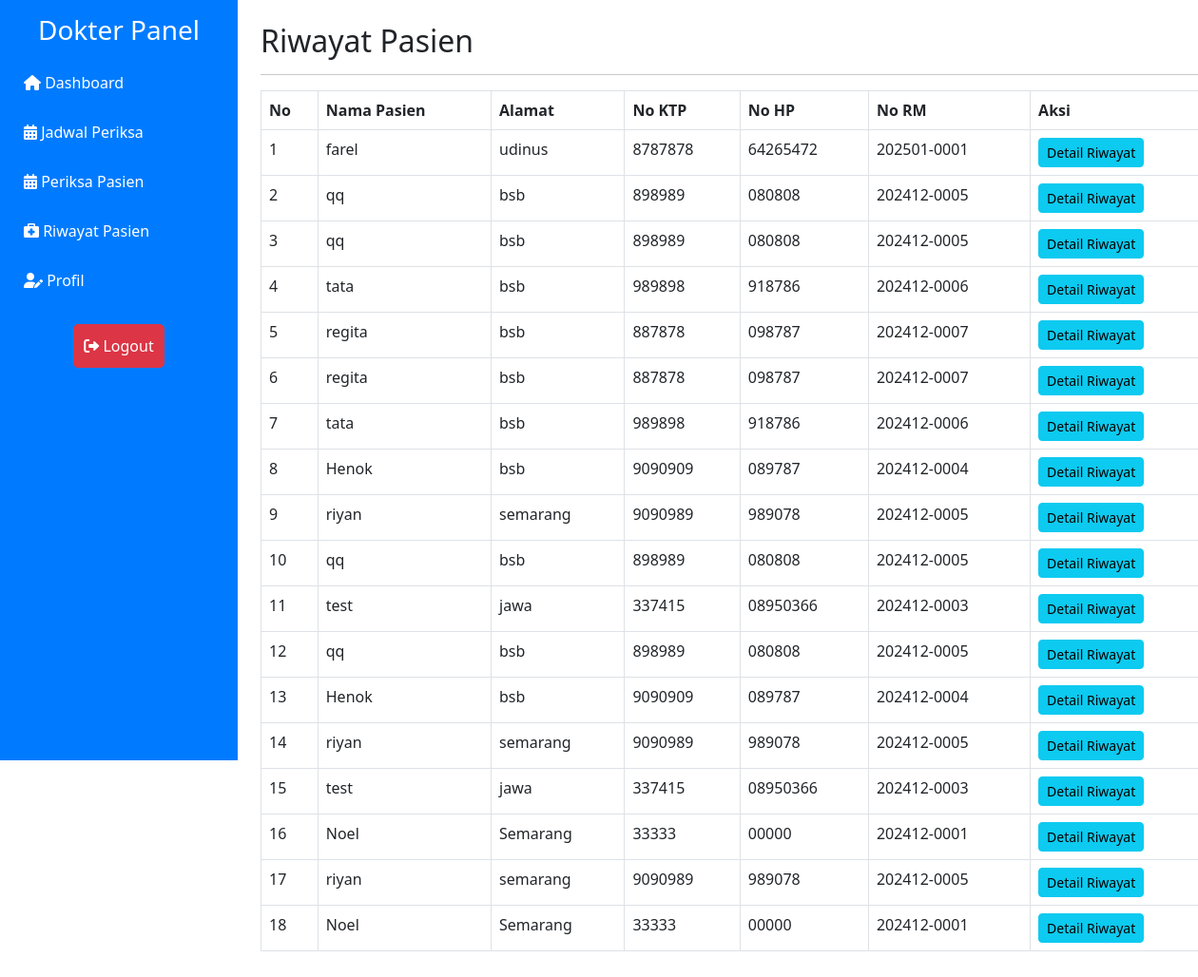
Page /dokter/riwayat-pasien.php (signed in) on the committed database.
### tables this page shows
CREATE TABLE `daftar_poli` (
  `id_daftar` int NOT NULL,
  `id_pasien` int DEFAULT NULL,
  `id_jadwal` int DEFAULT NULL,
  `keluhan` text NOT NULL,
  `no_antrian` int NOT NULL,
  `status` enum('belum','selesai') DEFAULT 'belum'
);

CREATE TABLE `pasien` (
  `id_pasien` int NOT NULL,
  `nama_pasien` varchar(255) NOT NULL,
  `alamat` text,
  `no_ktp` varchar(16) NOT NULL,
  `no_hp` varchar(15) NOT NULL,
  `no_rm` char(12) DEFAULT NULL
);

### dokter/riwayat-pasien.php (the view, shortened to what this page needs)
<?php
include('../includes/db.php');
$query = "
    SELECT p.id_pasien, p.nama_pasien, p.alamat, p.no_ktp, p.no_hp, p.no_rm, dp.id_daftar
    FROM Daftar_Poli dp
    JOIN Pasien p ON dp.id_pasien = p.id_pasien
    ORDER BY dp.id_daftar DESC
";
$result = mysqli_query($conn, $query);
?>
<!DOCTYPE html>
<html lang="en">
<head>
    <link href="https://cdn.jsdelivr.net/npm/bootstrap@5.3.0-alpha3/dist/css/bootstrap.min.css" rel="stylesheet">
    <link rel="stylesheet" href="https://cdnjs.cloudflare.com/ajax/libs/font-awesome/6.0.0-beta3/css/all.min.css">
    <link href="../assets/style.css" rel="stylesheet">
</head>
<body>
    <div class="container-fluid">
        <div class="row">
            <div class="sidebar d-md-block" id="sidebar">
                <h3 class="text-center mb-3">Dokter Panel</h3>
                <a href="dokterdas.php" class="text-white mb-2"><i class="fas fa-home"></i> Dashboard</a>
                <a href="jadwal-periksa.php" class="text-white mb-2"><i class="fas fa-calendar-alt"></i> Jadwal Periksa</a>
                <a href="memeriksa.php" class="text-white mb-2"><i class="fas fa-calendar-alt"></i> Periksa Pasien</a>
                <a href="riwayat-pasien.php" class="text-white mb-2"><i class="fa-solid fa-briefcase-medical" style="color: #ffffff;"></i></i> Riwayat Pasien</a>
                <a href="editdok.php" class="text-white mb-2"><i class="fas fa-user-edit"></i> Profil</a>
                <div class="logout mt-auto">
                    <a href="../logout.php" class="text-white btn btn-danger mt-3 text-center"><i class="fas fa-sign-out-alt"></i> Logout</a>
                </div>
            </div>
            <div class="col-md-9 col-lg-10 content p-4" id="content">
                <h2>Riwayat Pasien</h2>
                <hr>
                <?php if (mysqli_num_rows($result) > 0) { ?>
                    <table class="table table-bordered">
                        <thead>
                            <tr>
                                <th>No</th>
                                <th>Nama Pasien</th>
                                <th>Alamat</th>
                                <th>No KTP</th>
                                <th>No HP</th>
                                <th>No RM</th>
                                <th>Aksi</th>
                            </tr>
                        </thead>
                        <tbody>
                            <?php
                            $no = 1;
                            while ($row = mysqli_fetch_assoc($result)) { ?>
                                <tr>
                                    <td><?= $no++ ?></td>
                                    <td><?= $row['nama_pasien'] ?></td>
                                    <td><?= $row['alamat'] ?></td>
                                    <td><?= $row['no_ktp'] ?></td>
                                    <td><?= $row['no_hp'] ?></td>
                                    <td><?= $row['no_rm'] ?></td>
                                    <td>
                                         <button class="btn btn-info btn-sm" data-bs-toggle="modal" data-bs-target="#detailModal<?= $row['id_daftar'] ?>">Detail Riwayat</button>
                                    </td>
                                </tr>
                            <?php } ?>
                        </tbody>
                    </table>
                <?php } else { ?>
                    <div class="alert alert-info">Belum ada pasien yang mendaftar poli.</div>
                <?php } ?>
            </div>
        </div>
    </div>
</body>
</html>

### assets/style.css (style rules this page uses)
.sidebar { height: 100vh; background-color: #007bff; color: white; padding: 15px; position: fixed; top: 0; left: 0; width: 250px; z-index: 1000; display: flex; flex-direction: column; }
.sidebar a { color: white; text-decoration: none; margin-bottom: 10px; display: block; padding: 10px; border-radius: 5px; }
.logout { margin-top: auto; text-align: center; }
.logout a { color: white; padding: 10px; background-color: #dc3545; border-radius: 5px; display: inline-block; }
.content { margin-left: 250px; padding: 20px; transition: margin-left 0.3s ease-in-out; }

### rows in the picture
daftar_poli: id_pasien.nama_pasien "farel", id_pasien.alamat "udinus", id_pasien.no_ktp "8787878", id_pasien.no_hp "64265472", id_pasien.no_rm "202501-0001"
daftar_poli: id_pasien.nama_pasien "qq", id_pasien.alamat "bsb", id_pasien.no_ktp "898989", id_pasien.no_hp "080808", id_pasien.no_rm "202412-0005"
daftar_poli: id_pasien.nama_pasien "qq", id_pasien.alamat "bsb", id_pasien.no_ktp "898989", id_pasien.no_hp "080808", id_pasien.no_rm "202412-0005"
daftar_poli: id_pasien.nama_pasien "tata", id_pasien.alamat "bsb", id_pasien.no_ktp "989898", id_pasien.no_hp "918786", id_pasien.no_rm "202412-0006"
daftar_poli: id_pasien.nama_pasien "regita", id_pasien.alamat "bsb", id_pasien.no_ktp "887878", id_pasien.no_hp "098787", id_pasien.no_rm "202412-0007"
daftar_poli: id_pasien.nama_pasien "regita", id_pasien.alamat "bsb", id_pasien.no_ktp "887878", id_pasien.no_hp "098787", id_pasien.no_rm "202412-0007"
daftar_poli: id_pasien.nama_pasien "tata", id_pasien.alamat "bsb", id_pasien.no_ktp "989898", id_pasien.no_hp "918786", id_pasien.no_rm "202412-0006"
daftar_poli: id_pasien.nama_pasien "Henok", id_pasien.alamat "bsb", id_pasien.no_ktp "9090909", id_pasien.no_hp "089787", id_pasien.no_rm "202412-0004"
daftar_poli: id_pasien.nama_pasien "riyan", id_pasien.alamat "semarang", id_pasien.no_ktp "9090989", id_pasien.no_hp "989078", id_pasien.no_rm "202412-0005"
daftar_poli: id_pasien.nama_pasien "qq", id_pasien.alamat "bsb", id_pasien.no_ktp "898989", id_pasien.no_hp "080808", id_pasien.no_rm "202412-0005"
daftar_poli: id_pasien.nama_pasien "test", id_pasien.alamat "jawa", id_pasien.no_ktp "337415", id_pasien.no_hp "08950366", id_pasien.no_rm "202412-0003"
daftar_poli: id_pasien.nama_pasien "qq", id_pasien.alamat "bsb", id_pasien.no_ktp "898989", id_pasien.no_hp "080808", id_pasien.no_rm "202412-0005"
daftar_poli: id_pasien.nama_pasien "Henok", id_pasien.alamat "bsb", id_pasien.no_ktp "9090909", id_pasien.no_hp "089787", id_pasien.no_rm "202412-0004"
daftar_poli: id_pasien.nama_pasien "riyan", id_pasien.alamat "semarang", id_pasien.no_ktp "9090989", id_pasien.no_hp "989078", id_pasien.no_rm "202412-0005"
daftar_poli: id_pasien.nama_pasien "test", id_pasien.alamat "jawa", id_pasien.no_ktp "337415", id_pasien.no_hp "08950366", id_pasien.no_rm "202412-0003"
daftar_poli: id_pasien.nama_pasien "Noel", id_pasien.alamat "Semarang", id_pasien.no_ktp "33333", id_pasien.no_hp "00000", id_pasien.no_rm "202412-0001"
daftar_poli: id_pasien.nama_pasien "riyan", id_pasien.alamat "semarang", id_pasien.no_ktp "9090989", id_pasien.no_hp "989078", id_pasien.no_rm "202412-0005"
daftar_poli: id_pasien.nama_pasien "Noel", id_pasien.alamat "Semarang", id_pasien.no_ktp "33333", id_pasien.no_hp "00000", id_pasien.no_rm "202412-0001"
